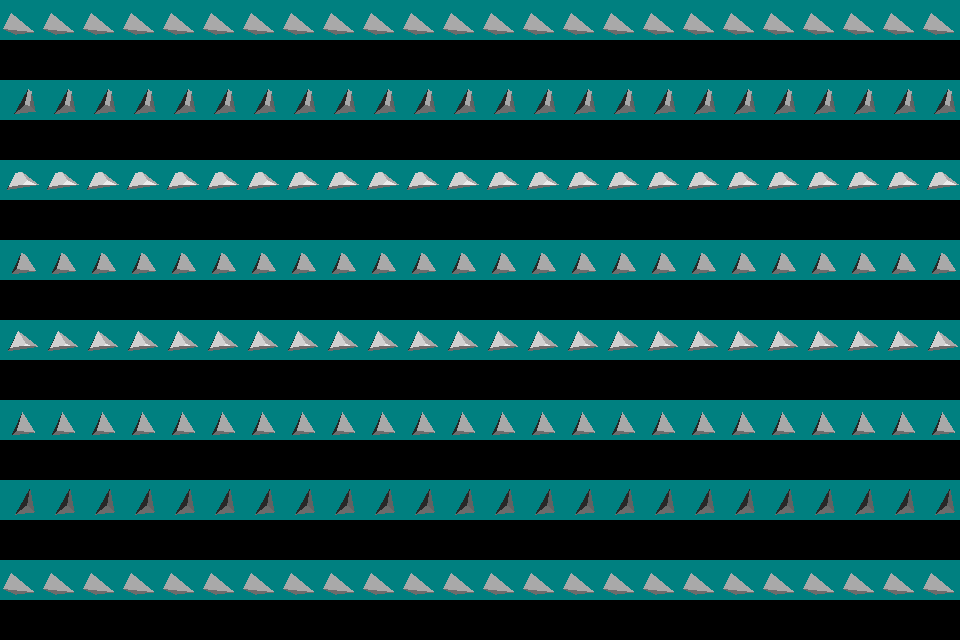

Here is the Python script that generated this plot:
#!/usr/bin/env python

# Test vtkBoxClipDataSet on tetrahedra with all 12 valid winding orders,
# clipped by 8 different box configurations. Displays axis-aligned and
# oriented box clips with and without clipped output in a large grid.

# Factory overrides
import vtkmodules.vtkInteractionStyle  # noqa: F401
import vtkmodules.vtkRenderingFreeType  # noqa: F401
import vtkmodules.vtkRenderingOpenGL2  # noqa: F401

from vtkmodules.vtkCommonCore import (
    vtkDoubleArray,
    vtkPoints,
)
from vtkmodules.vtkCommonDataModel import (
    VTK_TETRA,
    vtkCellArray,
    vtkUnstructuredGrid,
)
from vtkmodules.vtkFiltersGeneral import vtkBoxClipDataSet
from vtkmodules.vtkFiltersGeometry import vtkDataSetSurfaceFilter
from vtkmodules.vtkRenderingCore import (
    vtkActor,
    vtkPolyDataMapper,
    vtkRenderWindow,
    vtkRenderWindowInteractor,
    vtkRenderer,
)

# Tetrahedra points
tet_points = [
    1.0, 0.0, 0.0,
    -1.0, 0.0, 0.0,
    0.0, 0.0, 1.0,
    0.0, 1.0, 0.5,
]

# All 12 valid cell connectivities
tet_windings = [
    [0, 1, 2, 3], [2, 0, 1, 3], [1, 2, 0, 3],
    [0, 3, 1, 2], [1, 0, 3, 2], [3, 1, 0, 2],
    [0, 2, 3, 1], [3, 0, 2, 1], [2, 3, 0, 1],
    [1, 3, 2, 0], [2, 1, 3, 0], [3, 2, 1, 0],
]

minusx = [-1.0, 0.0, 0.0]
minusy = [0.0, -1.0, 0.0]
minusz = [0.0, 0.0, -1.0]
plusx = [1.0, 0.0, 0.0]
plusy = [0.0, 1.0, 0.0]
plusz = [0.0, 0.0, 1.0]

num_clip_boxes = 8

# Box configurations
boxes = [
    (0.15, 2.0, -2.0, 2.0, -2.0, 2.0),
    (-2.0, 0.15, -2.0, 2.0, -2.0, 2.0),
    (-2.0, 2.0, -2.0, 2.0, -2.0, 0.4),
    (-2.0, 2.0, -2.0, 2.0, 0.4, 2.0),
    (-2.0, 2.0, -2.0, 2.0, -2.0, 0.5),
    (-2.0, 2.0, -2.0, 2.0, 0.5, 2.0),
    (-2.0, 0.0, -2.0, 2.0, -2.0, 2.0),
    (0.0, 2.0, -2.0, 2.0, -2.0, 2.0),
]


def _build_tetrahedron_grid(winding):
    """Build a single-tetrahedron unstructured grid."""
    pts_arr = vtkDoubleArray()
    pts_arr.SetNumberOfComponents(3)
    pts_arr.SetNumberOfTuples(4)
    for p in range(4):
        pts_arr.SetTuple3(p, tet_points[p * 3], tet_points[p * 3 + 1], tet_points[p * 3 + 2])
    pts = vtkPoints()
    pts.SetData(pts_arr)
    ugrid = vtkUnstructuredGrid()
    ugrid.SetPoints(pts)
    ugrid.InsertNextCell(VTK_TETRA, 4, winding)
    return ugrid


def _build_axis_aligned_viewport(ugrid, minx, maxx, miny, maxy, minz, maxz, viewport):
    """Build axis-aligned clip pipeline and renderer for one viewport."""
    clip = vtkBoxClipDataSet()
    clip.SetInputData(ugrid)
    clip.GenerateClippedOutputOff()
    clip.SetBoxClip(minx, maxx, miny, maxy, minz, maxz)
    surface = vtkDataSetSurfaceFilter()
    surface.SetInputConnection(clip.GetOutputPort(0))
    mapper = vtkPolyDataMapper()
    mapper.SetInputConnection(surface.GetOutputPort())
    actor = vtkActor()
    actor.SetMapper(mapper)
    renderer = vtkRenderer()
    renderer.AddActor(actor)
    renderer.SetBackground(0.0, 0.5, 0.5)
    renderer.SetViewport(*viewport)
    renderer.ResetCamera()
    renderer.GetActiveCamera().Azimuth(25.0)
    renderer.GetActiveCamera().Elevation(-25.0)
    return renderer


def _build_oriented_viewport(ugrid, min_pt, max_pt, viewport):
    """Build oriented clip pipeline and renderer for one viewport."""
    clip = vtkBoxClipDataSet()
    clip.SetInputData(ugrid)
    clip.GenerateClippedOutputOff()
    clip.SetBoxClip(minusx, min_pt, minusy, min_pt, minusz, min_pt,
                    plusx, max_pt, plusy, max_pt, plusz, max_pt)
    surface = vtkDataSetSurfaceFilter()
    surface.SetInputConnection(clip.GetOutputPort(0))
    mapper = vtkPolyDataMapper()
    mapper.SetInputConnection(surface.GetOutputPort())
    actor = vtkActor()
    actor.SetMapper(mapper)
    renderer = vtkRenderer()
    renderer.AddActor(actor)
    renderer.SetBackground(0.0, 0.5, 0.5)
    renderer.SetViewport(*viewport)
    renderer.ResetCamera()
    renderer.GetActiveCamera().Azimuth(25.0)
    renderer.GetActiveCamera().Elevation(-25.0)
    return renderer


# Build all 192 renderers (8 boxes × 12 windings × 2 clip modes)
all_renderers = []
for box_num, (minx, maxx, miny, maxy, minz, maxz) in enumerate(boxes):
    min_pt = [minx, miny, minz]
    max_pt = [maxx, maxy, maxz]

    for tet_num in range(12):
        ugrid = _build_tetrahedron_grid(tet_windings[tet_num])

        x0 = tet_num / 24.0
        y0 = 1.0 - (box_num / num_clip_boxes + 1.0 / (2 * num_clip_boxes))
        x1 = (tet_num + 1) / 24.0
        y1 = 1.0 - (box_num / num_clip_boxes)

        all_renderers.append(_build_axis_aligned_viewport(
            ugrid, minx, maxx, miny, maxy, minz, maxz, (x0, y0, x1, y1)))

        all_renderers.append(_build_oriented_viewport(
            ugrid, min_pt, max_pt, (x0 + 0.5, y0, x1 + 0.5, y1)))

# Window
render_window = vtkRenderWindow()
for renderer in all_renderers:
    render_window.AddRenderer(renderer)
render_window.SetSize(960, 640)
render_window.SetWindowName("box clip tetrahedra")

# Interactor
interactor = vtkRenderWindowInteractor()
interactor.SetRenderWindow(render_window)

interactor.Initialize()
interactor.Start()
